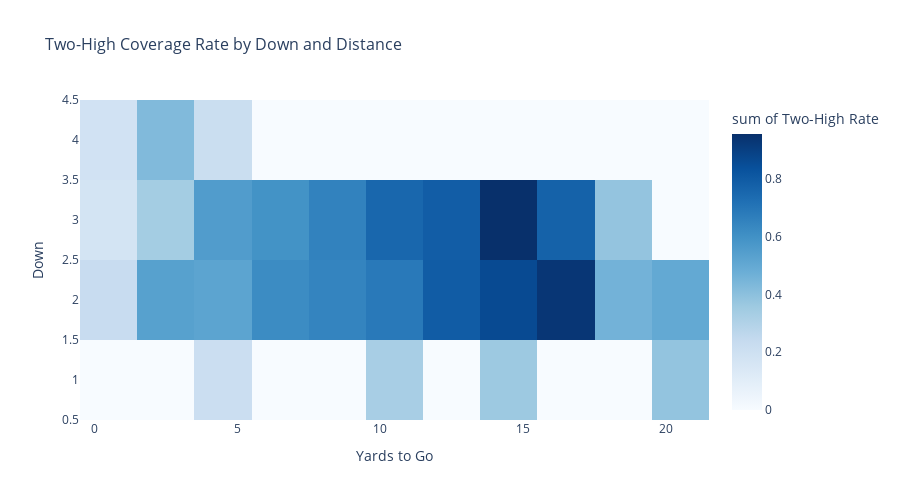

Source (notebook cell):
### Markdown cell above
# Part 1: Understanding Two-High Safety Coverage Deployment and League Trends

### Code cell
# 1.1: Situational Factors Analysis - Down and Distance
down_distance_analysis = pass_plays.groupby(['Down', 'ToGo']).agg({
    'is_two_high': ['mean', 'count']
}).reset_index()
down_distance_analysis.columns = ['Down', 'ToGo', 'TwoHigh_Rate', 'Play_Count']
down_distance_analysis = down_distance_analysis[down_distance_analysis['Play_Count'] >= 50]  # Filter for sufficient sample

# Create heatmap
fig = px.density_heatmap(
    down_distance_analysis,
    x='ToGo',
    y='Down',
    z='TwoHigh_Rate',
    nbinsx=10,
    nbinsy=4,
    color_continuous_scale='Blues',
    title='Two-High Coverage Rate by Down and Distance',
    labels={'TwoHigh_Rate': 'Two-High Rate', 'ToGo': 'Yards to Go', 'Down': 'Down'}
)
fig.update_layout(
    height=500,
    font=dict(size=12),
    title_font_size=16
)
fig.show()

### Figure 1 — Plotly figure (JSON) as saved in the notebook; plotly's stock layout.template omitted (floating-point values rounded to 4 significant figures)
{"data": [{"coloraxis": "coloraxis", "histfunc": "sum", "hovertemplate": "Yards to Go=%{x}<br>Down=%{y}<br>sum of Two-High Rate=%{z}<extra></extra>", "name": "", "nbinsx": 10, "nbinsy": 4, "type": "histogram2d", "x": [5, 10, 15, 20, 1, 2, 3, 4, 5, 6, 7, 8, 9, 10, 11, 12, 13, 14, 15, 16, 17, 18, 20, 1, 2, 3, 4, 5, 6, 7, 8, 9, 10, 11, 12, 13, 14, 15, 16, 17, 18, 1, 2, 3, 4], "xaxis": "x", "xbingroup": "x", "y": [1, 1, 1, 1, 2, 2, 2, 2, 2, 2, 2, 2, 2, 2, 2, 2, 2, 2, 2, 2, 2, 2, 2, 3, 3, 3, 3, 3, 3, 3, 3, 3, 3, 3, 3, 3, 3, 3, 3, 3, 3, 4, 4, 4, 4], "yaxis": "y", "ybingroup": "y", "z": [0.2131, 0.3275, 0.3613, 0.3835, 0.2275, 0.2738, 0.2609, 0.2366, 0.2844, 0.2855, 0.3333, 0.3328, 0.3145, 0.3203, 0.3684, 0.3988, 0.3958, 0.4272, 0.4327, 0.5217, 0.4098, 0.459, 0.5, 0.172, 0.1429, 0.1961, 0.257, 0.297, 0.3056, 0.2878, 0.3249, 0.3292, 0.3838, 0.3699, 0.4198, 0.3696, 0.4592, 0.4957, 0.4304, 0.3433, 0.3818, 0.1839, 0.1402, 0.2857, 0.2174]}], "layout": {"coloraxis": {"colorbar": {"title": {"text": "sum of Two-High Rate"}}, "colorscale": [[0, "rgb(247,251,255)"], [0.125, "rgb(222,235,247)"], [0.25, "rgb(198,219,239)"], [0.375, "rgb(158,202,225)"], [0.5, "rgb(107,174,214)"], [0.625, "rgb(66,146,198)"], [0.75, "rgb(33,113,181)"], [0.875, "rgb(8,81,156)"], [1, "rgb(8,48,107)"]]}, "font": {"size": 12}, "height": 500, "legend": {"tracegroupgap": 0}, "title": {"font": {"size": 16}, "text": "Two-High Coverage Rate by Down and Distance"}, "xaxis": {"anchor": "y", "domain": [0, 1], "title": {"text": "Yards to Go"}}, "yaxis": {"anchor": "x", "domain": [0, 1], "title": {"text": "Down"}}}}
